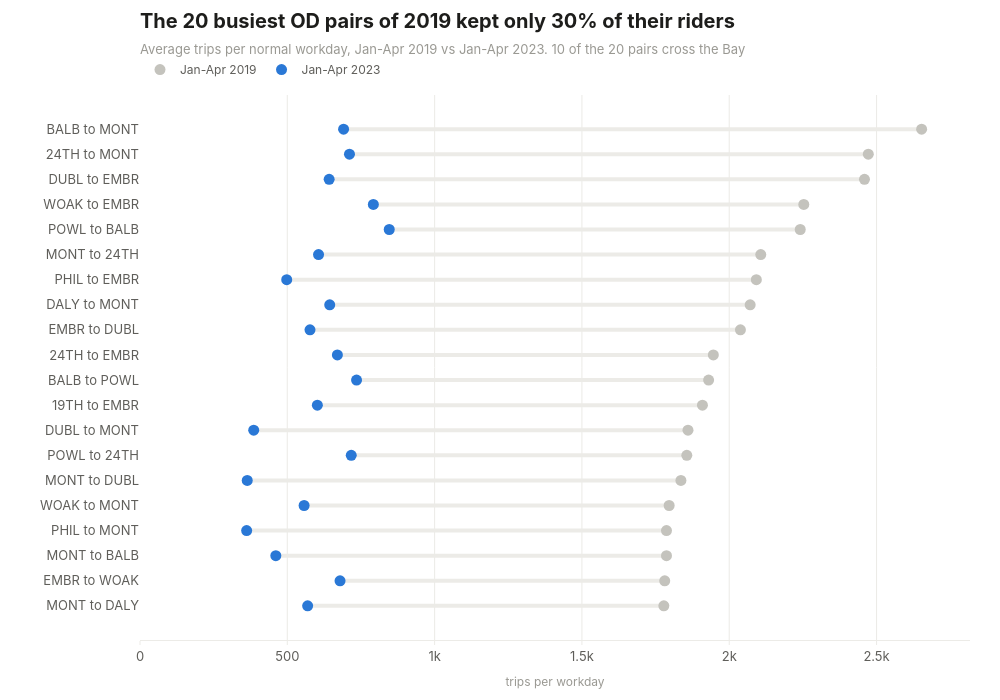

Source (notebook cell):
### Code cell
ordered = list(reversed(top_pairs.to_dict("records")))

labels = []
trips_2019 = []
trips_2023 = []
recovery = []
segment_x = []
segment_y = []
for row in ordered:
    label = f"{row['origin']} to {row['dest']}"
    labels.append(label)
    trips_2019.append(row["trips_2019"])
    trips_2023.append(row["trips_2023"])
    recovery.append(row["recovery_pct"])
    segment_x.extend([row["trips_2023"], row["trips_2019"], None])
    segment_y.extend([label, label, None])

segments = go.Scatter(x=segment_x, y=segment_y, mode="lines", line=dict(color=viz.GRID, width=4),
                      showlegend=False, hoverinfo="skip")
points_2019 = go.Scatter(
    x=trips_2019, y=labels, mode="markers", name=BEFORE,
    marker=dict(color=viz.CONTEXT, size=11),
    hovertemplate="%{y}: %{x:,.0f} trips per workday<extra>2019</extra>",
)
points_2023 = go.Scatter(
    x=trips_2023, y=labels, mode="markers", name=AFTER,
    marker=dict(color=viz.ACCENT, size=11),
    customdata=recovery,
    hovertemplate="%{y}: %{x:,.0f} trips per workday (%{customdata:.0f}% of 2019)<extra>2023</extra>",
)

fig = go.Figure([segments, points_2019, points_2023])
fig.update_layout(hovermode="closest", margin=dict(l=140))
fig.update_xaxes(title_text="trips per workday", tickformat="~s", showgrid=True, gridcolor=viz.GRID, rangemode="tozero")
fig.update_yaxes(showgrid=False)

crossing_count = 0
for row in ordered:
    if row["crosses_bay"]:
        crossing_count += 1
title = f"The 20 busiest OD pairs of 2019 kept only {top_pairs['trips_2023'].sum() / top_pairs['trips_2019'].sum() * 100:.0f}% of their riders"
subtitle = f"Average trips per normal workday, Jan-Apr 2019 vs Jan-Apr 2023. {crossing_count} of the 20 pairs cross the Bay"
viz.titled(fig, title, subtitle)
viz.save(fig, "06_top_od_pairs", height=700)
fig

### Figure 1 — Plotly figure (JSON) as saved in the notebook; plotly's stock layout.template omitted (floating-point values rounded to 4 significant figures)
{"data": [{"hoverinfo": "skip", "line": {"color": "#ecebe7", "width": 4}, "mode": "lines", "showlegend": false, "type": "scatter", "x": [569.0, 1778.0, null, 679.0, 1781.0, null, 461.0, 1787.0, null, 362.0, 1787.0, null, 557.0, 1796.0, null, 364.0, 1836.0, null, 717.0, 1856.0, null, 386.0, 1860.0, null, 602.0, 1909.0, null, 735.0, 1930.0, null, 670.0, 1946.0, null, 577.0, 2038.0, null, 644.0, 2071.0, null, 498.0, 2092.0, null, 606.0, 2107.0, null, 846.0, 2241.0, null, 792.0, 2253.0, null, 642.0, 2459.0, null, 711.0, 2472.0, null, 691.0, 2653.0, null], "y": ["MONT to DALY", "MONT to DALY", null, "EMBR to WOAK", "EMBR to WOAK", null, "MONT to BALB", "MONT to BALB", null, "PHIL to MONT", "PHIL to MONT", null, "WOAK to MONT", "WOAK to MONT", null, "MONT to DUBL", "MONT to DUBL", null, "POWL to 24TH", "POWL to 24TH", null, "DUBL to MONT", "DUBL to MONT", null, "19TH to EMBR", "19TH to EMBR", null, "BALB to POWL", "BALB to POWL", null, "24TH to EMBR", "24TH to EMBR", null, "EMBR to DUBL", "EMBR to DUBL", null, "DALY to MONT", "DALY to MONT", null, "PHIL to EMBR", "PHIL to EMBR", null, "MONT to 24TH", "MONT to 24TH", null, "POWL to BALB", "POWL to BALB", null, "WOAK to EMBR", "WOAK to EMBR", null, "DUBL to EMBR", "DUBL to EMBR", null, "24TH to MONT", "24TH to MONT", null, "BALB to MONT", "BALB to MONT", null]}, {"hovertemplate": "%{y}: %{x:,.0f} trips per workday<extra>2019</extra>", "marker": {"color": "#c4c3bd", "size": 11}, "mode": "markers", "name": "Jan-Apr 2019", "type": "scatter", "x": [1778.0, 1781.0, 1787.0, 1787.0, 1796.0, 1836.0, 1856.0, 1860.0, 1909.0, 1930.0, 1946.0, 2038.0, 2071.0, 2092.0, 2107.0, 2241.0, 2253.0, 2459.0, 2472.0, 2653.0], "y": ["MONT to DALY", "EMBR to WOAK", "MONT to BALB", "PHIL to MONT", "WOAK to MONT", "MONT to DUBL", "POWL to 24TH", "DUBL to MONT", "19TH to EMBR", "BALB to POWL", "24TH to EMBR", "EMBR to DUBL", "DALY to MONT", "PHIL to EMBR", "MONT to 24TH", "POWL to BALB", "WOAK to EMBR", "DUBL to EMBR", "24TH to MONT", "BALB to MONT"]}, {"customdata": [32.0, 38.1, 25.8, 20.3, 31.0, 19.8, 38.7, 20.8, 31.5, 38.1, 34.4, 28.3, 31.1, 23.8, 28.8, 37.7, 35.2, 26.1, 28.7, 26.0], "hovertemplate": "%{y}: %{x:,.0f} trips per workday (%{customdata:.0f}% of 2019)<extra>2023</extra>", "marker": {"color": "#2a78d6", "size": 11}, "mode": "markers", "name": "Jan-Apr 2023", "type": "scatter", "x": [569.0, 679.0, 461.0, 362.0, 557.0, 364.0, 717.0, 386.0, 602.0, 735.0, 670.0, 577.0, 644.0, 498.0, 606.0, 846.0, 792.0, 642.0, 711.0, 691.0], "y": ["MONT to DALY", "EMBR to WOAK", "MONT to BALB", "PHIL to MONT", "WOAK to MONT", "MONT to DUBL", "POWL to 24TH", "DUBL to MONT", "19TH to EMBR", "BALB to POWL", "24TH to EMBR", "EMBR to DUBL", "DALY to MONT", "PHIL to EMBR", "MONT to 24TH", "POWL to BALB", "WOAK to EMBR", "DUBL to EMBR", "24TH to MONT", "BALB to MONT"]}], "layout": {"height": 700, "hovermode": "closest", "margin": {"l": 140}, "title": {"text": "<b>The 20 busiest OD pairs of 2019 kept only 30% of their riders</b><br><span style='font-size:13px;color:#9a9993'>Average trips per normal workday, Jan-Apr 2019 vs Jan-Apr 2023. 10 of the 20 pairs cross the Bay</span>"}, "width": 1000, "xaxis": {"gridcolor": "#ecebe7", "rangemode": "tozero", "showgrid": true, "tickformat": "~s", "title": {"text": "trips per workday"}}, "yaxis": {"showgrid": false}}}
